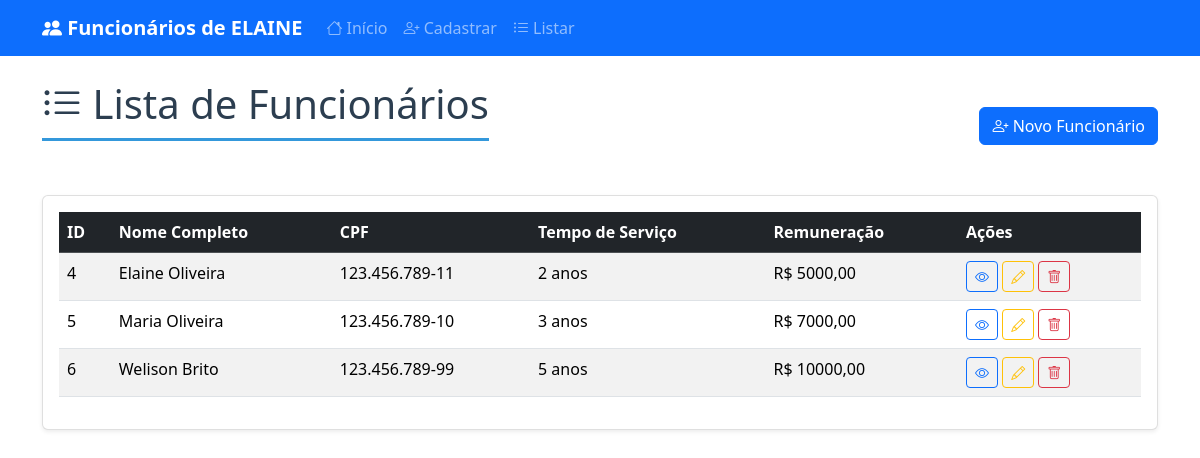
/website/listar/, run on the app's committed database.
### funcionario/models.py (models this page shows, shortened)
class Funcionarios(models.Model):
    nome = models.CharField(
        max_length=255,
        null=False,
        blank=False,
        verbose_name='Nome'
    )
    sobrenome = models.CharField(
        max_length=255,
        null=False,
        blank=False,
        verbose_name='Sobrenome'
    )
    cpf = models.CharField(
        max_length=14,
        null=False,
        blank=False,
        verbose_name='CPF',
        unique=True
    )
    tempo_de_servico = models.IntegerField(
        default=0,
        null=False,
        blank=False,
        verbose_name='Tempo de Serviço (anos)'
    )
    remuneracao = models.DecimalField(
        max_digits=8,
        decimal_places=2,
        null=False,
        blank=False,
        verbose_name='Remuneração'
    )
    objects = models.Manager()
    class Meta:
        verbose_name = 'Funcionário'
        verbose_name_plural = 'Funcionários'

### website/views.py (the view)
# urls.py: path('listar/', views.listar_funcionarios, name='listar_funcionarios'),
def listar_funcionarios(request):
    funcionarios = Funcionarios.objects.all()
    return render(request, 'website/listar_funcionarios.html', {'funcionarios': funcionarios})

### website/templates/website/listar_funcionarios.html (shortened to what this page needs)
{% extends 'base.html' %}
{% load static %}
{% block content %}
<div class="row">
    <div class="col-12">
        <div class="d-flex justify-content-between align-items-center mb-4">
            <h1 class="page-title">
                <i class="bi bi-list-ul"></i> Lista de Funcionários
            </h1>
            <a href="{% url 'cadastrar_funcionario' %}" class="btn btn-primary">
                <i class="bi bi-person-plus"></i> Novo Funcionário
            </a>
        </div>
        <div class="card">
            <div class="card-body">
                <div class="table-responsive">
                    <table class="table table-striped table-hover">
                        <thead class="table-dark">
                            <tr>
                                <th>ID</th>
                                <th>Nome Completo</th>
                                <th>CPF</th>
                                <th>Tempo de Serviço</th>
                                <th>Remuneração</th>
                                <th>Ações</th>
                            </tr>
                        </thead>
                        <tbody>
                            {% for funcionario in funcionarios %}
                            <tr>
                                <td>{{ funcionario.id }}</td>
                                <td>{{ funcionario.nome }} {{ funcionario.sobrenome }}</td>
                                <td>{{ funcionario.cpf }}</td>
                                <td>{{ funcionario.tempo_de_servico }} anos</td>
                                <td>R$ {{ funcionario.remuneracao }}</td>
                                <td>
                                    <a href="{% url 'detalhes_funcionario' funcionario.id %}" class="btn btn-sm btn-outline-primary">
                                        <i class="bi bi-eye"></i>
                                    </a>
                                    <a href="{% url 'editar_funcionario' funcionario.id %}" class="btn btn-sm btn-outline-warning">
                                        <i class="bi bi-pencil"></i>
                                    </a>
                                    <a href="{% url 'excluir_funcionario' funcionario.id %}" class="btn btn-sm btn-outline-danger">
                                        <i class="bi bi-trash"></i>
                                    </a>
                                </td>
                            </tr>
                            {% empty %}
                            <tr>
                                <td colspan="6" class="text-center">Nenhum funcionário cadastrado.</td>
                            </tr>
                            {% endfor %}
                        </tbody>
                    </table>
                </div>
            </div>
        </div>
    </div>
</div>
{% endblock %}

### static/css/style.css (style rules this page uses)
.page-title { color: #2c3e50; border-bottom: 3px solid #3498db; padding-bottom: 10px; margin-bottom: 30px; }
.card { box-shadow: 0 0.125rem 0.25rem rgba(0, 0, 0, 0.075); border: 1px solid rgba(0, 0, 0, 0.125); }

### data on the page
Funcionarios: id "4", nome "Elaine", sobrenome "Oliveira", cpf "123.456.789-11", tempo_de_servico "2", remuneracao "5000,00"
Funcionarios: id "5", nome "Maria", sobrenome "Oliveira", cpf "123.456.789-10", tempo_de_servico "3", remuneracao "7000,00"
Funcionarios: id "6", nome "Welison", sobrenome "Brito", cpf "123.456.789-99", tempo_de_servico "5", remuneracao "10000,00"
